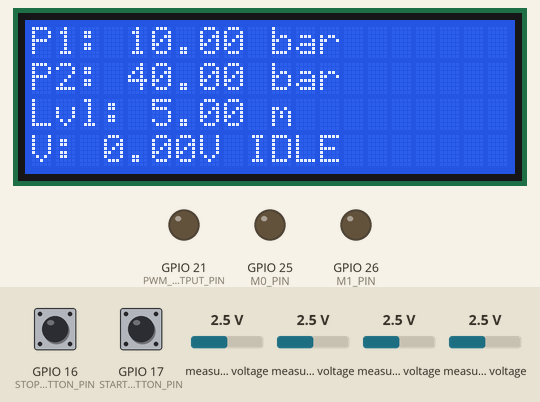
This sketch was run on a simulated ESP32. Parts: 20×4 character LCD, output pins drawn as LEDs (lit = HIGH). The inputs (shaded band) are chosen by the test bench; at power-on: GPIO 17 (START_BUTTON_PIN) HIGH, measured voltage 2.5 V, GPIO 16 (STOP_BUTTON_PIN) HIGH. What the sketch prints to the serial monitor is not drawn.

Above: at 3.3 s.
3.4 s: GPIO 17 (START_BUTTON_PIN) pulled LOW for 1 s
At 4.1 s:
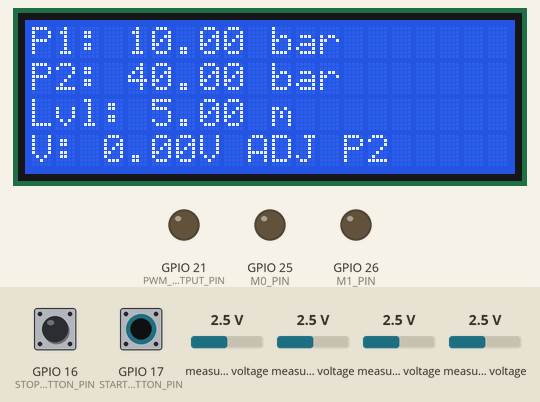
5.0 s: measured voltage (sensor 201) set to 1.7 V
At 5.88 s:
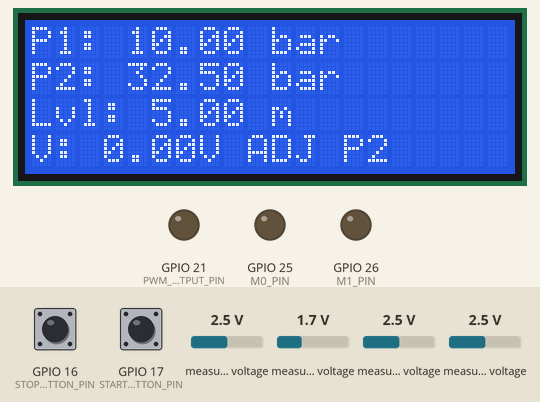
6.7 s: measured voltage (sensor 201) set to 1.4 V
At 8.4 s:
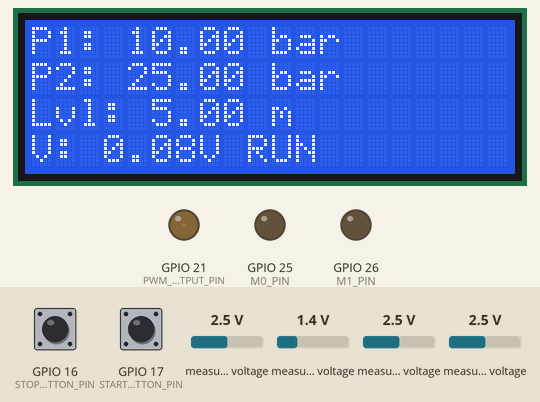
9.1 s: measured voltage (sensor 202) set to 0.8 V
At 9.46 s:
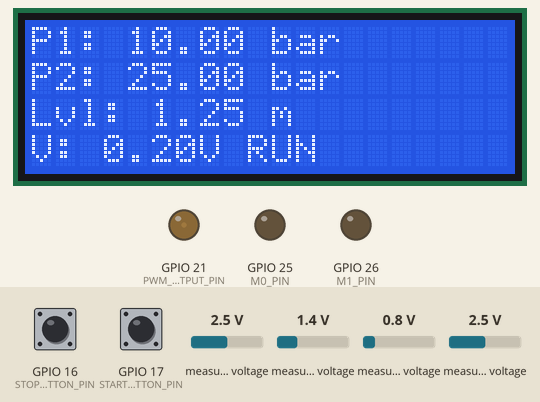
10.7 s: measured voltage (sensor 202) set to 0.5 V
At 11.02 s:
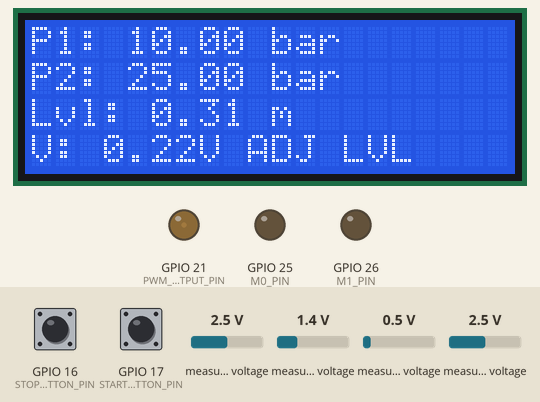
13.7 s: GPIO 16 (STOP_BUTTON_PIN) pulled LOW for 1 s
At 15.6 s:
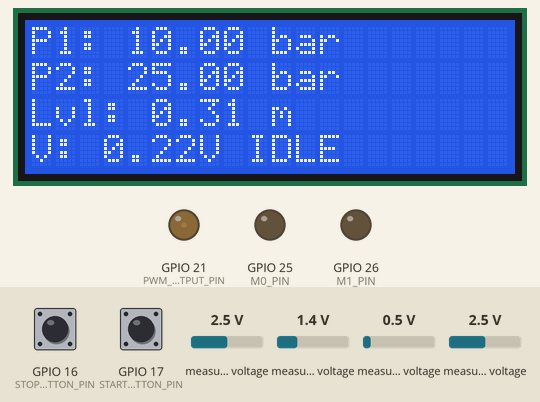
Timing chart, 0 to 16.3 s (numbered marks = the images above; inputs shaded):
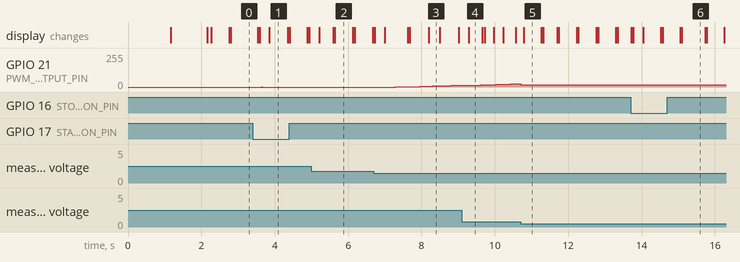

Measured:
- the behaviour switches between 1.6 and 1.5 V on measured voltage (sensor 201) (found by bisection; images 2 and 3)
- the behaviour switches between 0.7 and 0.6 V on measured voltage (sensor 202) (found by bisection; images 4 and 5)
- after the input at 3.4 s, GPIO 21 (PWM_OUTPUT_PIN): 0/255 → 1/255 after 0.24 s, → 0/255 0.03 s later; the display: first differs from a run without the input after 0.46 s (image 1)
- after the input at 6.7 s, GPIO 21 (PWM_OUTPUT_PIN): moves from 0/255 to 12/255 over 1.5 s, starting after 0.58 s; the display: first differs from a run without the input after 0.30 s (image 3 shows a later state)
- after the input at 10.7 s, the display: changes after 0.09 s (image 5)
- after the input at 13.7 s, the display: first differs from a run without the input after 0.34 s (image 6)
- what the display in image 1 shows lasts 0.5 s, from 3.9 s to 4.4 s

The sketch:

esp32_control.ino
```cpp
#include <HardwareSerial.h>
#include <Adafruit_ADS1X15.h>
#include <Wire.h>
#include <LiquidCrystal_I2C.h>

// Define the serial connection to the E32 module
HardwareSerial loraSerial(1); // Using UART1

// E32 module pins
#define M0_PIN 25
#define M1_PIN 26
// AUX pin not connected

// Control pins
#define START_BUTTON_PIN 17
#define STOP_BUTTON_PIN 16
#define PWM_OUTPUT_PIN 21

// LCD configuration
#define LCD_ADDRESS 0x27 // Common I2C address for 20x4 LCD
#define LCD_COLS 20
#define LCD_ROWS 4
#define LCD_SDA 32
#define LCD_SCL 33
LiquidCrystal_I2C lcd(LCD_ADDRESS, LCD_COLS, LCD_ROWS);

// Configuration parameters
#define LORA_FREQUENCY 433    // Frequency in MHz
#define LORA_ADDRESS_H 0x00   // High byte of address
#define LORA_ADDRESS_L 0x01   // Low byte of address
#define LORA_CHANNEL 0x17     // Channel (0-31)
#define LORA_AIR_DATA_RATE 0x02 // Air data rate

// ADS1115 setup
Adafruit_ADS1115 ads;  // Use ADS1115 (16-bit)
#define ADS1115_ADDRESS 0x4A  // I2C address
#define ADS_SDA 22      // IO22 for SDA
#define ADS_SCL 23      // IO23 for SCL
#define RESISTOR_VALUE 100.0  // 100 ohm resistor

// Sensor ranges
#define PRESSURE_1_RANGE 10.0   // 0-10 bar
#define PRESSURE_2_RANGE 40.0   // 0-25 bar (still read but not transmitted)
#define LEVEL_RANGE 5.0         // 0-5 meters

// Multiplexer configuration
#define MULTIPLEX_RATIO 3.11    // Multiplex ratio

// PWM configuration for voltage control
#define PWM_FREQUENCY 1000      // 1kHz PWM frequency
#define PWM_RESOLUTION 12       // 12-bit resolution (0-4095)
#define PWM_CHANNEL 0           // PWM channel 0
#define MAX_VOLTAGE 3.3         // Maximum output voltage
#define MIN_VOLTAGE 0.0         // Minimum output voltage

// Control thresholds
#define PRESSURE_1_MIN 0.3      // Minimum pressure 1 (bar)
#define PRESSURE_1_START 1.0    // Start pressure 1 (bar)
#define PRESSURE_2_MAX 28.0     // Maximum pressure 2 (bar)
#define LEVEL_MIN 0.7           // Minimum water level (m)
#define LEVEL_START 0.9         // Start water level (m)

// Control parameters
#define VOLTAGE_STEP_UP 0.02    // Voltage increase step (V)
#define VOLTAGE_STEP_P1_DOWN 0.5 // Voltage decrease for pressure 1 (V)
#define VOLTAGE_STEP_P2_DOWN 0.2 // Voltage decrease for pressure 2 (V)
#define VOLTAGE_STEP_LEVEL_DOWN 0.1 // Voltage decrease for level (V)
#define CHECK_DELAY 300         // Check delay (ms)
#define LEVEL_CHECK_DELAY 10000 // Level check delay (ms)
// Trend detection thresholds to identify balance (avoid reacting to noise)
#define TREND_EPS_P_BAR 0.02    // Significant change in bar
#define TREND_EPS_L_M 0.02      // Significant change in meters

// Timing intervals
unsigned long previousMillis = 0;
const long interval = 1000; // 1 second interval for LoRa transmission
const long packageDelay = 200; // 200ms between packages
const long lcdInterval = 250; // 250ms interval for LCD
unsigned long lastLcdUpdate = 0;

// Message type tracking
bool sendPressureMessage = true; // Start with pressure message

// Control state machine
enum ControlState {
  IDLE,
  STARTING,
  RUNNING,
  BALANCED,
  ADJUSTING_P1,
  ADJUSTING_P2,
  ADJUSTING_LEVEL,
  STOPPING
};

ControlState currentState = IDLE;
unsigned long stateStartTime = 0;
unsigned long lastCheckTime = 0;
float currentVoltage = 0.0;
float targetVoltage = 0.0;
bool autoControlActive = false;
// Probe variables for balance detection
bool probeActive = false;
unsigned long probeStartTime = 0;
float probeBaselineP1 = 0.0;
float probeBaselineP2 = 0.0;
float probeBaselineLevel = 0.0;
float probeBaselineVoltage = 0.0;

// Button state tracking
bool startButtonPressed = false;
bool stopButtonPressed = false;
bool lastStartButtonState = HIGH;
bool lastStopButtonState = HIGH;
unsigned long lastDebounceTime = 0;
const unsigned long debounceDelay = 50;

void setup() {
  // Initialize serial for debugging
  Serial.begin(115200);

  // Initialize LoRa module serial (RX=27, TX=14)
  loraSerial.begin(9600, SERIAL_8N1, 27, 14);

  // Set mode pins
  pinMode(M0_PIN, OUTPUT);
  pinMode(M1_PIN, OUTPUT);

  // Set to Normal mode (M0=0, M1=0)
  digitalWrite(M0_PIN, LOW);
  digitalWrite(M1_PIN, LOW);

  // Setup control pins
  pinMode(START_BUTTON_PIN, INPUT_PULLUP);
  pinMode(STOP_BUTTON_PIN, INPUT_PULLUP);
  pinMode(PWM_OUTPUT_PIN, OUTPUT);

  // Setup PWM
  ledcSetup(PWM_CHANNEL, PWM_FREQUENCY, PWM_RESOLUTION);
  ledcAttachPin(PWM_OUTPUT_PIN, PWM_CHANNEL);
  ledcWrite(PWM_CHANNEL, 0); // Start with 0V output

  // Initialize LCD
  Wire.begin(LCD_SDA, LCD_SCL);
  lcd.begin(LCD_COLS, LCD_ROWS);
  lcd.init();
  lcd.backlight();
  lcd.setCursor(0, 0);
  lcd.print("System Initializing");
  delay(1000);
  lcd.clear();

  // Initialize ADS1115
  Wire1.begin(ADS_SDA, ADS_SCL);
  if (!ads.begin(ADS1115_ADDRESS, &Wire1)) {
    Serial.println("Failed to initialize ADS1115!");
    lcd.setCursor(0, 0);
    lcd.print("ADS1115 Error!");
    while (1);
  }

  // Set gain to 1x (FS = ±4.096V)
  ads.setGain(GAIN_ONE);

  Serial.println("System initialized");
  lcd.setCursor(0, 0);
  lcd.print("System Ready");
  delay(1000);
  lcd.clear();
}

void loop() {
  unsigned long currentMillis = millis();

  // Handle button inputs
  handleButtons();

  // Run automatic control state machine
  runControlStateMachine();

  // Update LCD more frequently (every 250ms)
  if (currentMillis - lastLcdUpdate >= lcdInterval) {
    lastLcdUpdate = currentMillis;

    // Read sensor values
    float pressure1 = readSensor(0, PRESSURE_1_RANGE);
    float pressure2 = readSensor(1, PRESSURE_2_RANGE);
    float level = readSensor(2, LEVEL_RANGE);

    // Read value from ADS1115 fourth pin (A3) and apply multiplex ratio
    float multiplexedValue = readMultiplexedValue(3, MULTIPLEX_RATIO);

    // Update LCD display
    updateLCD(pressure1, pressure2, level, multiplexedValue, currentVoltage, currentState);
  }

  // Send LoRa messages with alternating types every second
  if (currentMillis - previousMillis >= interval) {
    previousMillis = currentMillis;

    // Read fresh sensor values for transmission
    float pressure1 = readSensor(0, PRESSURE_1_RANGE);
    float pressure2 = readSensor(1, PRESSURE_2_RANGE);
    float level = readSensor(2, LEVEL_RANGE);
    float multiplexedValue = readMultiplexedValue(3, MULTIPLEX_RATIO);

    if (sendPressureMessage) {
      // Send pressure message "P0.00,0.00"
      String message = "P" + String(pressure1, 2) +
                     "," + String(pressure2, 2);
      sendMessage(message);
      Serial.println("Pressure message sent: " + message);
    } else {
      // Send level/mux message "L0.00,0.00"
      String message = "L" + String(level, 2) +
                     "," + String(multiplexedValue, 2);
      sendMessage(message);
      Serial.println("Level/Mux message sent: " + message);

      // Add 200ms delay between packages
      delay(packageDelay);
    }

    // Toggle message type for next transmission
    sendPressureMessage = !sendPressureMessage;
  }
}

void handleButtons() {
  unsigned long currentTime = millis();

  // Read button states
  bool startButtonState = digitalRead(START_BUTTON_PIN);
  bool stopButtonState = digitalRead(STOP_BUTTON_PIN);

  // Debounce start button
  if (startButtonState != lastStartButtonState) {
    lastDebounceTime = currentTime;
  }

  if ((currentTime - lastDebounceTime) > debounceDelay) {
    if (startButtonState == LOW && !startButtonPressed) {
      startButtonPressed = true;
      Serial.println("Start button pressed");
    }
    if (startButtonState == HIGH && startButtonPressed) {
      startButtonPressed = false;
    }
  }

  // Debounce stop button
  if (stopButtonState != lastStopButtonState) {
    lastDebounceTime = currentTime;
  }

  if ((currentTime - lastDebounceTime) > debounceDelay) {
    if (stopButtonState == LOW && !stopButtonPressed) {
      stopButtonPressed = true;
      Serial.println("Stop button pressed");
    }
    if (stopButtonState == HIGH && stopButtonPressed) {
      stopButtonPressed = false;
    }
  }

  lastStartButtonState = startButtonState;
  lastStopButtonState = stopButtonState;
}

void runControlStateMachine() {
  unsigned long currentTime = millis();

  // Read current sensor values
  float pressure1 = readSensor(0, PRESSURE_1_RANGE);
  float pressure2 = readSensor(1, PRESSURE_2_RANGE);
  float level = readSensor(2, LEVEL_RANGE);

  switch (currentState) {
    case IDLE:
      if (startButtonPressed && pressure1 > PRESSURE_1_START && level > LEVEL_START) {
        currentState = STARTING;
        stateStartTime = currentTime;
        autoControlActive = true;
        targetVoltage = 0.0;
        Serial.println("Starting automatic control");
      }
      break;

    case STARTING:
      if (stopButtonPressed) {
        currentState = STOPPING;
        stateStartTime = currentTime;
        Serial.println("Stopping automatic control");
        break;
      }

      // Check if conditions are still met
      if (pressure1 < PRESSURE_1_START || level < LEVEL_START) {
        currentState = IDLE;
        autoControlActive = false;
        setVoltage(0.0);
        Serial.println("Start conditions not met, returning to IDLE");
        break;
      }

      // Start increasing voltage
      currentState = RUNNING;
      targetVoltage = currentVoltage + VOLTAGE_STEP_UP;
      lastCheckTime = currentTime;
      Serial.println("Entering RUNNING state");
      break;

    case RUNNING:
      if (stopButtonPressed) {
        currentState = STOPPING;
        stateStartTime = currentTime;
        Serial.println("Stopping automatic control");
        break;
      }

      // Check if we need to adjust
      if (pressure1 < PRESSURE_1_MIN) {
        currentState = ADJUSTING_P1;
        stateStartTime = currentTime;
        targetVoltage = currentVoltage - VOLTAGE_STEP_P1_DOWN;
        Serial.println("Pressure 1 too low, adjusting down");
        break;
      }

      if (pressure2 > PRESSURE_2_MAX) {
        currentState = ADJUSTING_P2;
        stateStartTime = currentTime;
        targetVoltage = currentVoltage - VOLTAGE_STEP_P2_DOWN;
        Serial.println("Pressure 2 too high, adjusting down");
        break;
      }

      if (level < LEVEL_MIN) {
        currentState = ADJUSTING_LEVEL;
        stateStartTime = currentTime;
        targetVoltage = currentVoltage - VOLTAGE_STEP_LEVEL_DOWN;
        Serial.println("Water level too low, adjusting down");
        break;
      }

      // If all parameters are good, perform probe to detect balance
      if (currentTime - lastCheckTime >= CHECK_DELAY) {
        if (!probeActive) {
          // Start probe: record baseline and apply small increase
          probeActive = true;
          probeStartTime = currentTime;
          probeBaselineP1 = pressure1;
          probeBaselineP2 = pressure2;
          probeBaselineLevel = level;
          probeBaselineVoltage = currentVoltage;
          targetVoltage = currentVoltage + VOLTAGE_STEP_UP; // small probe step
          Serial.println("Probe started to detect balance");
        } else {
          // Evaluate probe results
          float dP1 = pressure1 - probeBaselineP1;
          float dP2 = pressure2 - probeBaselineP2;
          float dL  = level - probeBaselineLevel;
          bool p1Down = dP1 < -TREND_EPS_P_BAR;
          bool p2Up   = dP2 >  TREND_EPS_P_BAR;
          bool lvlDown= dL  < -TREND_EPS_L_M;
          if (p1Down && p2Up && lvlDown) {
            // Balance found: revert to baseline and hold
            targetVoltage = probeBaselineVoltage;
            currentState = BALANCED;
            Serial.println("Balance detected. Holding voltage constant.");
          } else {
            // Not balanced yet: continue gradual increase
            targetVoltage = currentVoltage + VOLTAGE_STEP_UP;
            Serial.println("No balance yet. Increasing voltage.");
          }
          probeActive = false;
          lastCheckTime = currentTime;
        }
      }
      break;

    case BALANCED:
      if (stopButtonPressed) {
        currentState = STOPPING;
        stateStartTime = currentTime;
        Serial.println("Stopping automatic control");
        break;
      }
      // In balanced state keep voltage constant unless constraints violated
      if (pressure1 < PRESSURE_1_MIN) {
        currentState = ADJUSTING_P1;
        targetVoltage = currentVoltage - VOLTAGE_STEP_P1_DOWN;
        stateStartTime = currentTime;
        Serial.println("P1 low in BALANCED, adjusting down");
      } else if (pressure2 > PRESSURE_2_MAX) {
        currentState = ADJUSTING_P2;
        targetVoltage = currentVoltage - VOLTAGE_STEP_P2_DOWN;
        stateStartTime = currentTime;
        Serial.println("P2 high in BALANCED, adjusting down");
      } else if (level < LEVEL_MIN) {
        currentState = ADJUSTING_LEVEL;
        targetVoltage = currentVoltage - VOLTAGE_STEP_LEVEL_DOWN;
        stateStartTime = currentTime;
        Serial.println("Level low in BALANCED, adjusting down");
      } else {
        // Keep target equal to current to avoid drift
        targetVoltage = currentVoltage;
      }
      break;

    case ADJUSTING_P1:
      if (stopButtonPressed) {
        currentState = STOPPING;
        stateStartTime = currentTime;
        break;
      }

      // Set voltage and wait
      setVoltage(targetVoltage);

      if (currentTime - stateStartTime >= CHECK_DELAY) {
        if (pressure1 >= PRESSURE_1_MIN) {
          currentState = RUNNING;
          lastCheckTime = currentTime;
          Serial.println("Pressure 1 normalized, returning to RUNNING");
        } else {
          // Try again with lower voltage
          targetVoltage = currentVoltage - VOLTAGE_STEP_P1_DOWN;
          stateStartTime = currentTime;
          Serial.println("Pressure 1 still low, decreasing voltage further");
        }
      }
      break;

    case ADJUSTING_P2:
      if (stopButtonPressed) {
        currentState = STOPPING;
        stateStartTime = currentTime;
        break;
      }

      // Set voltage and wait
      setVoltage(targetVoltage);

      if (currentTime - stateStartTime >= CHECK_DELAY) {
        if (pressure2 <= PRESSURE_2_MAX) {
          currentState = RUNNING;
          lastCheckTime = currentTime;
          Serial.println("Pressure 2 normalized, returning to RUNNING");
        } else {
          // Try again with lower voltage
          targetVoltage = currentVoltage - VOLTAGE_STEP_P2_DOWN;
          stateStartTime = currentTime;
          Serial.println("Pressure 2 still high, decreasing voltage further");
        }
      }
      break;

    case ADJUSTING_LEVEL:
      if (stopButtonPressed) {
        currentState = STOPPING;
        stateStartTime = currentTime;
        break;
      }

      // Set voltage and wait
      setVoltage(targetVoltage);

      if (currentTime - stateStartTime >= LEVEL_CHECK_DELAY) {
        if (level >= LEVEL_MIN) {
          currentState = RUNNING;
          lastCheckTime = currentTime;
          Serial.println("Water level normalized, returning to RUNNING");
        } else {
          // Try again with lower voltage
          targetVoltage = currentVoltage - VOLTAGE_STEP_LEVEL_DOWN;
          stateStartTime = currentTime;
          Serial.println("Water level still low, decreasing voltage further");
        }
      }
      break;

    case STOPPING:
      setVoltage(0.0);
      autoControlActive = false;
      currentState = IDLE;
      Serial.println("Automatic control stopped");
      break;
  }

  // Update voltage if target has changed
  if (targetVoltage != currentVoltage) {
    setVoltage(targetVoltage);
  }
}

void setVoltage(float voltage) {
  // Constrain voltage to valid range
  voltage = constrain(voltage, MIN_VOLTAGE, MAX_VOLTAGE);

  // Convert voltage to PWM value
  int pwmValue = (int)((voltage / MAX_VOLTAGE) * ((1 << PWM_RESOLUTION) - 1));

  // Set PWM output
  ledcWrite(PWM_CHANNEL, pwmValue);
  currentVoltage = voltage;

  Serial.print("Setting voltage: ");
  Serial.print(voltage, 3);
  Serial.print("V (PWM: ");
  Serial.print(pwmValue);
  Serial.println(")");
}

float readSensor(int channel, float range) {
  // Read the ADC value (0-32767 for ±4.096V)
  int16_t adcValue = ads.readADC_SingleEnded(channel);

  // Convert to voltage (4.096V is full scale for GAIN_ONE)
  float voltage = (adcValue * 4.096) / 32767.0;

  // Convert to current (4-20mA with 100 ohm resistor)
  float current = (voltage / RESISTOR_VALUE) * 1000.0; // in mA

  // Convert to measurement (4mA = 0, 20mA = range)
  float value = 0.0;
  if (current >= 4.0) {
    value = ((current - 4.0) / 16.0) * range;
    value = constrain(value, 0, range); // Limit to range
  }

  return value;
}

float readMultiplexedValue(int channel, float ratio) {
  // Read the ADC value from the specified channel (0-32767 for ±4.096V)
  int16_t adcValue = ads.readADC_SingleEnded(channel);

  // Convert to voltage (4.096V is full scale for GAIN_ONE)
  float voltage = (adcValue * 4.096) / 32767.0;

  // Apply multiplex ratio
  float multiplexedValue = voltage * ratio;

  return multiplexedValue;
}

void updateLCD(float p1, float p2, float lvl, float multiplexed, float voltage, ControlState state) {
  lcd.clear();
  delay(2); // Small delay to allow clear to complete

  // Line 1: Pressure Sensor 1
  lcd.setCursor(0, 0);
  lcd.print("P1: ");
  lcd.print(p1, 2);
  lcd.print(" bar");

  // Line 2: Pressure Sensor 2 (still displayed but not transmitted)
  lcd.setCursor(0, 1);
  lcd.print("P2: ");
  lcd.print(p2, 2);
  lcd.print(" bar");

  // Line 3: Level Sensor
  lcd.setCursor(0, 2);
  lcd.print("Lvl: ");
  lcd.print(lvl, 2);
  lcd.print(" m");

  // Line 4: Control status and voltage
  lcd.setCursor(0, 3);
  lcd.print("V: ");
  lcd.print(voltage, 2);
  lcd.print("V ");

  // Show control state
  switch (state) {
    case IDLE:
      lcd.print("IDLE");
      break;
    case STARTING:
      lcd.print("START");
      break;
    case RUNNING:
      lcd.print("RUN");
      break;
    case BALANCED:
      lcd.print("BAL");
      break;
    case ADJUSTING_P1:
      lcd.print("ADJ P1");
      break;
    case ADJUSTING_P2:
      lcd.print("ADJ P2");
      break;
    case ADJUSTING_LEVEL:
      lcd.print("ADJ LVL");
      break;
    case STOPPING:
      lcd.print("STOP");
      break;
  }
}

void sendMessage(String message) {
  // Prepare the message with headers (address and channel)
  uint8_t header[3] = {
    LORA_ADDRESS_H,  // High address byte
    LORA_ADDRESS_L,  // Low address byte
    LORA_CHANNEL     // Channel
  };

  // Send header
  loraSerial.write(header, sizeof(header));

  // Send message
  loraSerial.print(message);

  // Small delay since AUX isn't connected
  delay(50);
}

void configureModule() {
  // Set to Configuration mode (M0=1, M1=1)
  digitalWrite(M0_PIN, HIGH);
  digitalWrite(M1_PIN, HIGH);
  delay(1000); // Wait for mode change

  // Configuration command (0xC0 to write to module)
  uint8_t configCommand = 0xC0;

  // Configuration parameters
  uint8_t configParams[6] = {
    LORA_ADDRESS_H,      // Address high
    LORA_ADDRESS_L,      // Address low
    0x00 |              // Speed/Parity (8N1)
    (LORA_AIR_DATA_RATE << 3), // Air data rate
    LORA_CHANNEL,       // Channel
    0x44,               // Option (fixed transmission, pull-up enabled)
    0x00                // Wake-up time (not used in normal mode)
  };

  // Send configuration
  loraSerial.write(configCommand);
  loraSerial.write(configParams, sizeof(configParams));

  // Wait for configuration to complete
  delay(1000);

  // Return to Normal mode
  digitalWrite(M0_PIN, LOW);
  digitalWrite(M1_PIN, LOW);
  delay(1000);
}
```
